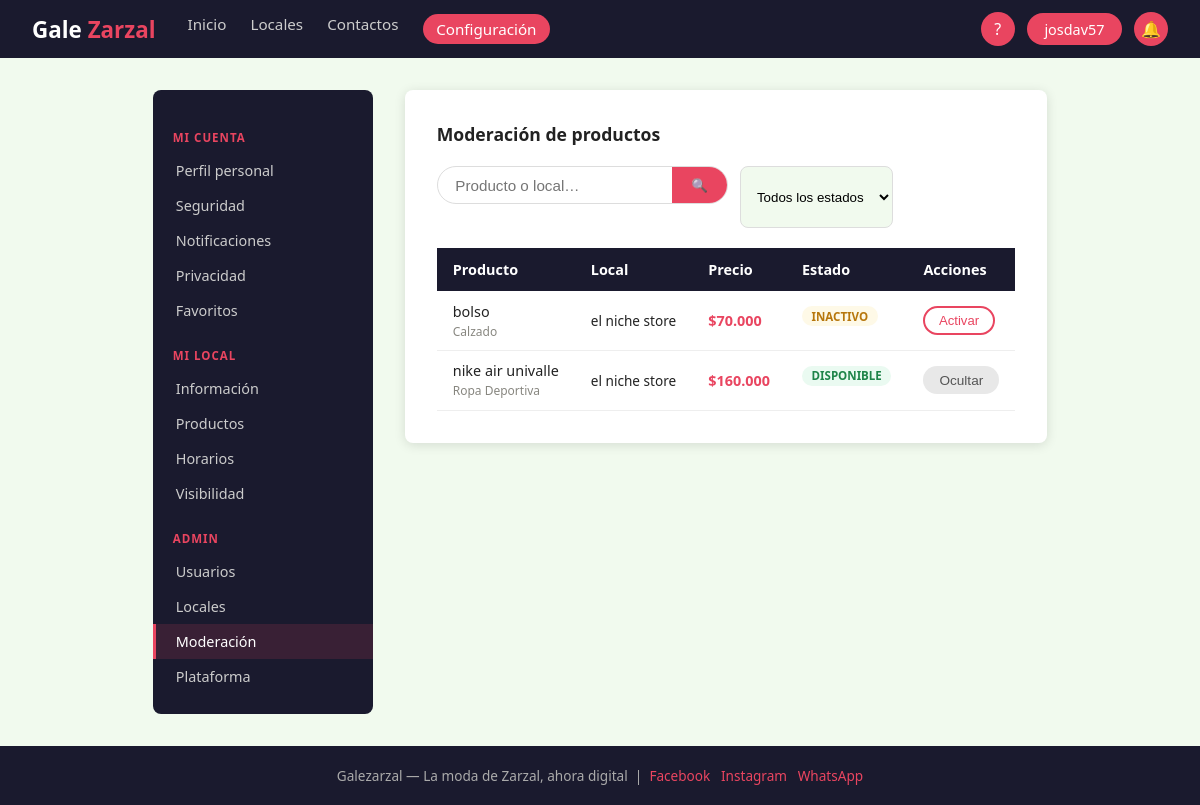
/admin/moderarProductos.php (signed in), run on the app's committed database.
### tables this page shows
CREATE TABLE `producto` (
  `idProducto` int(11) NOT NULL,
  `nomProducto` varchar(80) NOT NULL,
  `describProducto` varchar(200) DEFAULT NULL,
  `fotosUrl` text DEFAULT NULL,
  `idcategoria` int(11) NOT NULL,
  `idLocal` int(11) NOT NULL,
  `tipoProducto` varchar(50) DEFAULT NULL,
  `talla` varchar(30) DEFAULT NULL,
  `estado` enum('disponible','agotado','inactivo') NOT NULL DEFAULT 'disponible',
  `precio` decimal(10,2) NOT NULL CHECK (`precio` >= 0),
  `seccion` varchar(50) DEFAULT NULL
);

CREATE TABLE `categoria` (
  `idcategoria` int(11) NOT NULL,
  `nomCategoria` varchar(60) NOT NULL,
  `describCategoria` varchar(200) DEFAULT NULL,
  `infoCategoria` varchar(150) DEFAULT NULL
);

CREATE TABLE `local` (
  `idLocal` int(11) NOT NULL,
  `nomLocal` varchar(100) NOT NULL,
  `describLocal` varchar(300) DEFAULT NULL,
  `infoContacto` varchar(200) DEFAULT NULL,
  `ubiLocal` varchar(150) DEFAULT NULL,
  `urlWhatsapp` varchar(20) NOT NULL,
  `estado` enum('activo','inactivo','pendiente','rechazado') NOT NULL DEFAULT 'pendiente',
  `fechaRegistro` datetime NOT NULL DEFAULT current_timestamp(),
  `idHorario` int(11) DEFAULT NULL,
  `idVendedor` int(11) NOT NULL
);

### admin/moderarProductos.php (the view, shortened to what this page needs)
<?php
$db = getDB();
$q   = trim($_GET['q'] ?? '');
$where = ["1=1"];
$params = [];
$st = $db->prepare(
    "SELECT p.*, c.nomCategoria, l.nomLocal FROM Producto p
     JOIN Categoria c ON c.idcategoria = p.idcategoria
     JOIN Local l ON l.idLocal = p.idLocal
     WHERE " . implode(' AND ', $where) . "
     ORDER BY p.idProducto DESC LIMIT 100"
);
$st->execute($params);
$productos = $st->fetchAll();
$badgeMap  = ['disponible'=>'activo','agotado'=>'agotado','inactivo'=>'pausado'];
require_once __DIR__ . '/../includes/header.php';
?>
<div class="config-layout">
  <?php require_once __DIR__ . '/../configuracion/sidebar.php'; ?>
  <main class="config-main">
    <div class="config-panel">
      <h2>Moderación de productos</h2>
      <form method="GET" style="display:flex;gap:.75rem;margin-bottom:1.25rem;flex-wrap:wrap;">
        <div class="buscador" style="max-width:300px;">
          <input type="text" name="q" placeholder="Producto o local…" value="<?= htmlspecialchars($q) ?>">
          <button type="submit">🔍</button>
        </div>
        <select name="estado" onchange="this.form.submit()" style="border:1.5px solid #ddd;border-radius:var(--radio);padding:.5rem .75rem;background:var(--crema);">
          <option value="">Todos los estados</option>
        </select>
      </form>
      <?php if (empty($productos)): ?>
        <div class="alerta alerta-info">No hay productos con esos criterios.</div>
      <?php else: ?>
      <div class="tabla-wrap">
        <table>
          <thead><tr><th>Producto</th><th>Local</th><th>Precio</th><th>Estado</th><th>Acciones</th></tr></thead>
          <tbody>
          <?php foreach ($productos as $p): ?>
          <tr>
            <td><?= htmlspecialchars($p['nomProducto']) ?><br>
                <small style="color:var(--gris);font-size:.75rem;"><?= htmlspecialchars($p['nomCategoria']) ?></small></td>
            <td style="font-size:.85rem;"><?= htmlspecialchars($p['nomLocal']) ?></td>
            <td style="font-weight:700;color:var(--rojo);">$<?= number_format($p['precio'],0,',','.') ?></td>
            <td><span class="card-badge badge-<?= $badgeMap[$p['estado']]??'mixto' ?>"><?= strtoupper($p['estado']) ?></span></td>
            <td>
              <form method="POST" style="display:flex;gap:.4rem;flex-wrap:wrap;">
                <?php if ($p['estado'] !== 'disponible'): ?>
                  <button name="accion" value="activar" class="btn-outline btn-sm">Activar</button>
                <?php endif; ?>
                <?php if ($p['estado'] !== 'inactivo'): ?>
                  <button name="accion" value="eliminar" class="btn-gris btn-sm"
                          onclick="return confirm('¿Ocultar este producto?')">Ocultar</button>
                <?php endif; ?>
              </form>
            </td>
          </tr>
          <?php endforeach; ?>
          </tbody>
        </table>
      </div>
      <?php endif; ?>
    </div>
  </main>
</div>
<?php require_once __DIR__ . '/../includes/footer.php'; ?>

### assets/css/style.css (style rules this page uses)
:root { --rojo: #E94560; --oscuro: #1A1A2E; --crema: #F1FAEE; --blanco: #FFFFFF; --gris: #888780; --gris-l: #e8e8e8; --exito: #2ecc71; --alerta: #f39c12; --radio: 8px; --sombra: 0 2px 12px rgba(0,0,0,.12); }
*, *::before, *::after { box-sizing: border-box; margin: 0; padding: 0; }
html { scroll-behavior: smooth; }
body { font-family: 'Segoe UI', Arial, sans-serif; background: var(--crema); color: #222; min-height: 100vh; display: flex; flex-direction: column; }
.btn-outline { background: transparent; color: var(--rojo); border: 2px solid var(--rojo); border-radius: 25px; padding: .55rem 1.5rem; font-size: .95rem; cursor: pointer; transition: background .2s, color .2s; display: inline-block; }
.btn-sm { padding: .3rem .85rem; font-size: .82rem; }
.btn-gris { background: var(--gris-l); color: #555; border: none; border-radius: 25px; padding: .4rem 1rem; font-size: .85rem; cursor: pointer; }
.card-badge { display: inline-block; font-size: .72rem; padding: .15rem .6rem; border-radius: 12px; font-weight: 600; margin-bottom: .6rem; }
.badge-activo { background: #eafaf1; color: #1e8449; }
.badge-pausado { background: #fef9e7; color: #b7770d; }
.tabla-wrap { overflow-x: auto; }
table { width: 100%; border-collapse: collapse; font-size: .9rem; }
thead { background: var(--oscuro); color: var(--blanco); }
thead th { padding: .75rem 1rem; text-align: left; font-weight: 600; }
tbody tr { border-bottom: 1px solid #eee; transition: background .15s; }
tbody td { padding: .65rem 1rem; }
.config-layout { display: flex; gap: 2rem; align-items: flex-start; padding: 2rem; max-width: 1100px; margin: 0 auto; }
.config-main { flex: 1; }
.config-panel { background: var(--blanco); border-radius: var(--radio); box-shadow: var(--sombra); padding: 2rem; }
.config-panel h2 { font-size: 1.1rem; font-weight: 700; margin-bottom: 1.25rem; }
.buscador { display: flex; border: 1.5px solid #ddd; border-radius: 25px; overflow: hidden; background: var(--blanco); margin-bottom: 1.5rem; }
.buscador input { flex: 1; border: none; padding: .6rem 1.1rem; outline: none; font-size: .95rem; background: transparent; }
.buscador button { background: var(--rojo); color: var(--blanco); border: none; padding: .6rem 1.2rem; cursor: pointer; }

### data on the page
producto: nomProducto "bolso", idcategoria.nomCategoria "Calzado", idLocal.nomLocal "el niche store", precio "70.000", estado "INACTIVO", shows "Activar"
producto: nomProducto "nike air univalle", idcategoria.nomCategoria "Ropa Deportiva", idLocal.nomLocal "el niche store", precio "160.000", estado "DISPONIBLE", shows "Ocultar"

### other printed values
$_nomUsuario "josdav57"
